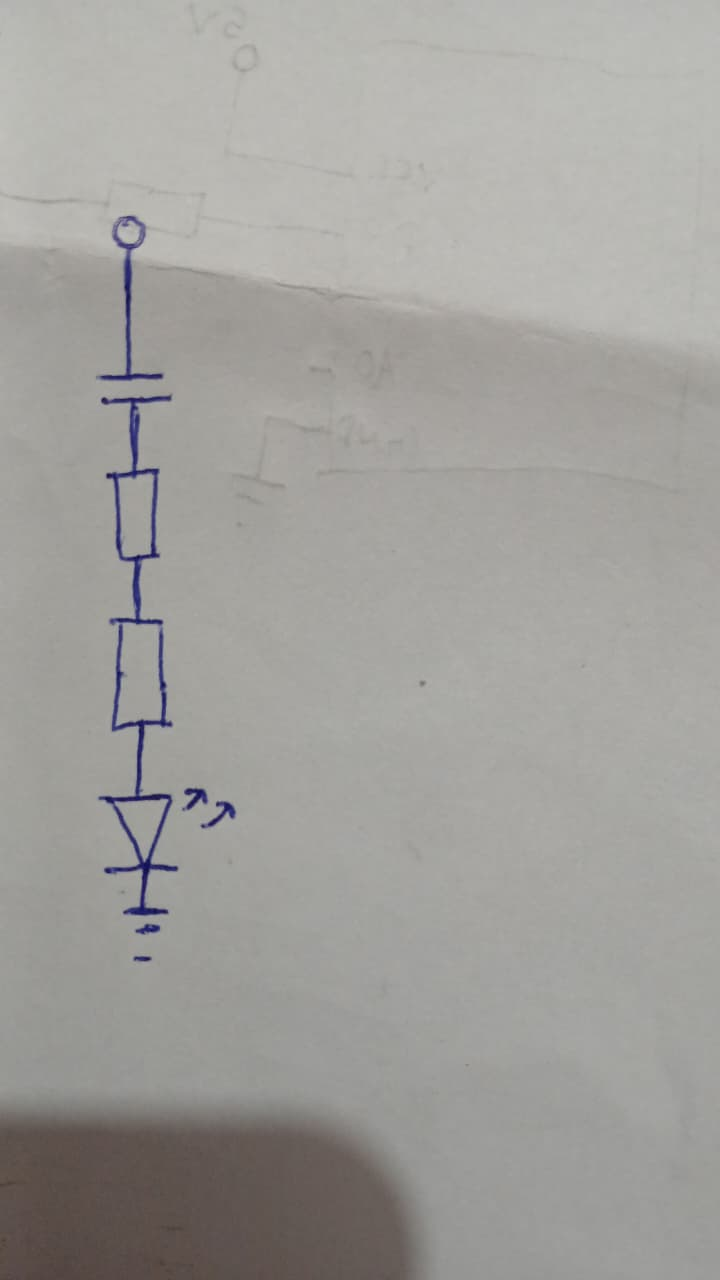
#> input picture project/real_data/images/REAL_0002.jpeg, 720 x 1280 px
$ python -i real_dataset.py   (imports and definitions only)
#> lines starting #> are read from the running program, lines starting #| are printed output that depends on the picture; after the words box and inside, x2 and y2 are one past the last pixel; in counts of white or black regions, pixels touching at a corner belong together
#> further down, picture is the input picture: shape (1280, 720, 3); mean B, G, R 156.2, 159.9, 161.3
from pathlib import Path
from datetime import datetime
import hashlib
import json
import random
import shutil
from uuid import uuid4

import cv2
import numpy as np

BASE_DIR = Path(__file__).resolve().parent.parent
REAL_DATA_DIR = BASE_DIR / "real_data"
REAL_IMAGES_DIR = REAL_DATA_DIR / "images"
REAL_ANNOTATIONS_DIR = REAL_DATA_DIR / "annotations"
REAL_META_DIR = REAL_DATA_DIR / "meta"
MIXED_DATASET_DIR = BASE_DIR / "dataset_mixed"
REAL_EVAL_DIR = BASE_DIR / "dataset_real_eval"
DATASET_BUILDS_DIR = BASE_DIR / "dataset_builds"
ACTIVE_DATASET_PATH = DATASET_BUILDS_DIR / "active.json"
SYNTHETIC_DATASET_DIR = BASE_DIR / "dataset"
OCR_TEXT_NEGATIVE_DIR = BASE_DIR / "text_negatives"
CLASSES_PATH = SYNTHETIC_DATASET_DIR / "classes.json"

# [2 lines not run here, left out]


# [16 lines left out: function active_dataset_dirs, not called in this run]

ALLOWED_EXTENSIONS = {".jpg", ".jpeg", ".png"}
ALLOWED_SOURCE_TYPES = {"handwritten", "cad"}
TEXT_NEGATIVE_TOKENS = (
    "led", "LED", "Led", "LED1", "LED2", "R1", "R2", "R3", "R4",
    "R5", "R10", "C1", "C2", "C3", "D1", "Q1", "GND", "VCC",
    "10V", "5V", "3K", "5K", "10K", "3K3", "100nF", "10uF",
    "1N4148", "BC547", "2N2222", "LM358", "100ohm",
)


# [40 lines left out: functions load_classes, _read_image_size, _next_real_id, not called in this run]


def _meta_path(image_id: str):
    return REAL_META_DIR / f"{image_id}.json"


def _annotation_path(image_id: str):
    return REAL_ANNOTATIONS_DIR / f"{image_id}.json"


# [280 lines left out: functions upload_real_image, get_real_image, list_real_images, save_annotations, real_dataset_info, _to_yolo_label and 2 more, not called in this run]


def _monochrome_training_variants(image):
    """Vistas P&B obrigatórias para toda imagem real de treino.

    As caixas e IDs não mudam. Logo, qualquer classe presente na anotação
    (inclusive classes acrescentadas futuramente em classes.json) recebe os
    mesmos exemplos CLAHE, Otsu e limiar adaptativo.
    """
    gray = cv2.cvtColor(image, cv2.COLOR_BGR2GRAY)
    border = np.concatenate((gray[0, :], gray[-1, :], gray[:, 0], gray[:, -1]))
#> border = 4000 values, max 193 at index 1574, min 67 at index 2624, mean 156.3
    if float(np.median(border)) < 127.0:
        gray = 255 - gray
    clahe = cv2.createCLAHE(clipLimit=2.4, tileGridSize=(8, 8)).apply(gray)
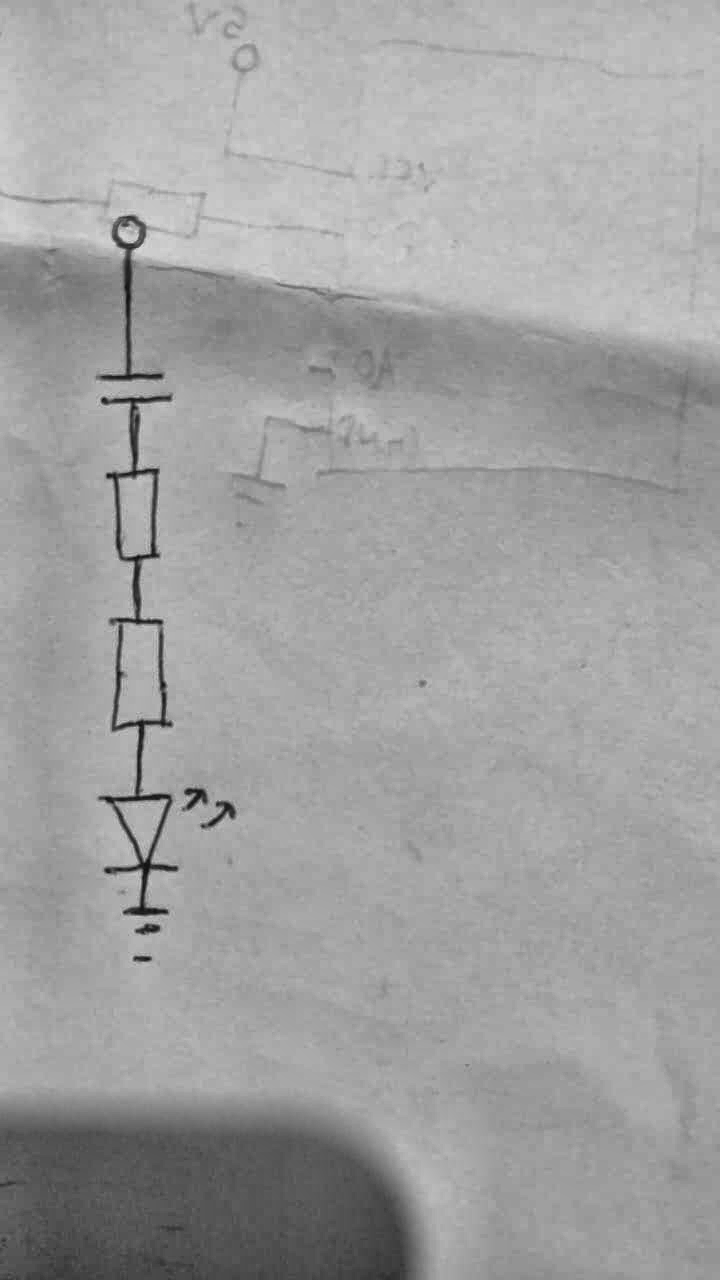
#> clahe: shape (1280, 720); min 13, max 217, mean 160.4
    blurred = cv2.GaussianBlur(clahe, (3, 3), 0)
    _, otsu = cv2.threshold(
        blurred, 0, 255, cv2.THRESH_BINARY + cv2.THRESH_OTSU
    )
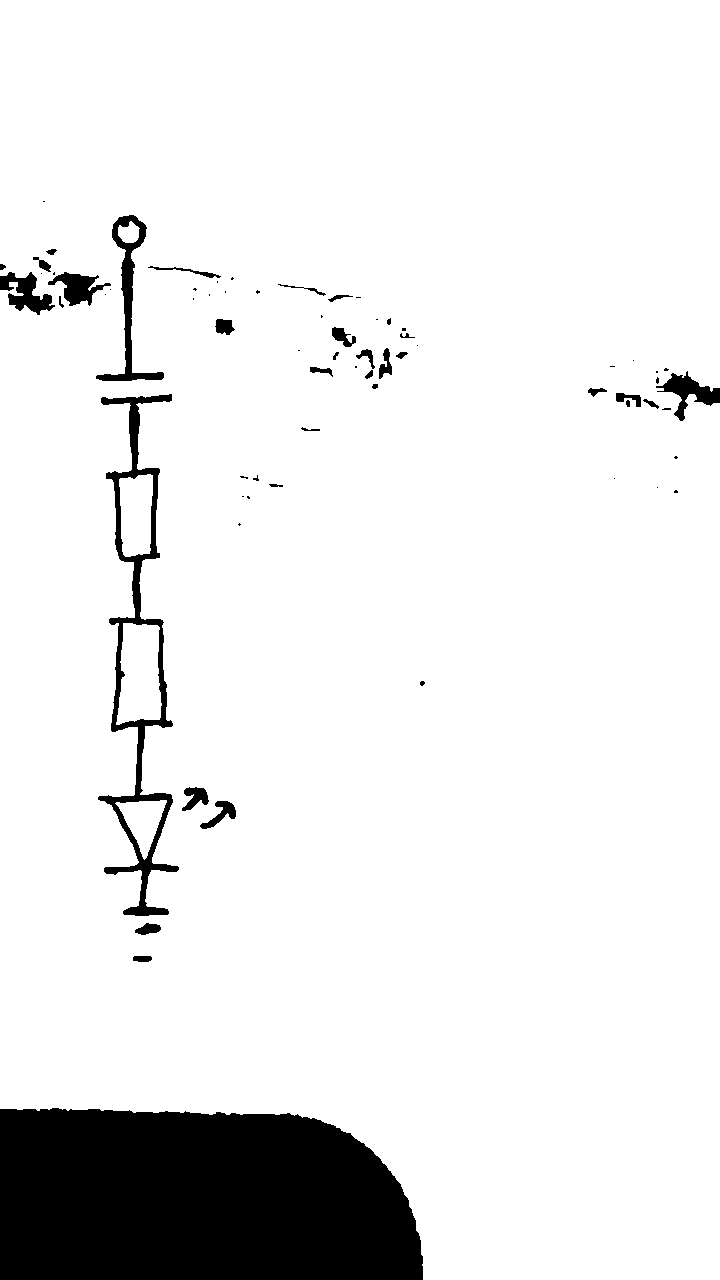
#> otsu: shape (1280, 720); 91.1% white; 69 black regions (35 under 20 px), largest, box (x1, y1, x2, y2) and area: (0, 1108, 423, 1280) 66052, (98, 394, 179, 916) 7180, (96, 215, 164, 381) 2062
    block = max(15, min(61, int(round(min(gray.shape[:2]) / 12.0))))
#> block = 60
    if block % 2 == 0:
        block += 1
#> block = 61
    adaptive = cv2.adaptiveThreshold(
        blurred,
        255,
        cv2.ADAPTIVE_THRESH_GAUSSIAN_C,
        cv2.THRESH_BINARY,
        block,
        9,
    )
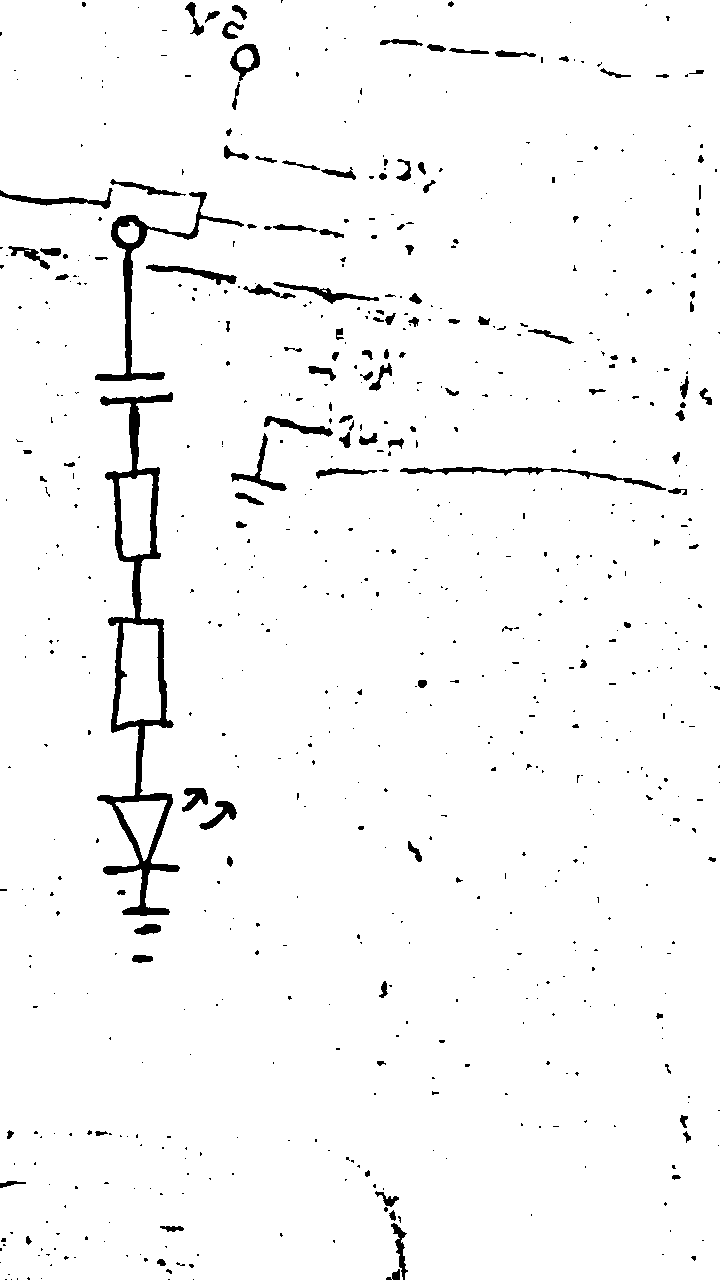
#> adaptive: shape (1280, 720); 97% white; 720 black regions (585 under 20 px), largest, box (x1, y1, x2, y2) and area: (97, 392, 180, 916) 7743, (95, 192, 244, 381) 2580, (400, 467, 666, 490) 1063
    return {
        "mono_clahe": cv2.cvtColor(clahe, cv2.COLOR_GRAY2BGR),
        "mono_otsu": cv2.cvtColor(otsu, cv2.COLOR_GRAY2BGR),
        "mono_adaptive": cv2.cvtColor(adaptive, cv2.COLOR_GRAY2BGR),
    }


# [514 lines left out: functions _save_image, _labels_for_crop, _real_page_tiles, _write_real_tiles, _negative_split, _generate_text_negatives and 3 more, not called in this run]

>>> import cv2
>>> picture = cv2.imread('../real_data/images/REAL_0002.jpeg')
>>> result = _monochrome_training_variants(picture)
#> result = 3 items

$ run again, on project/real_data/images/REAL_0058.jpeg
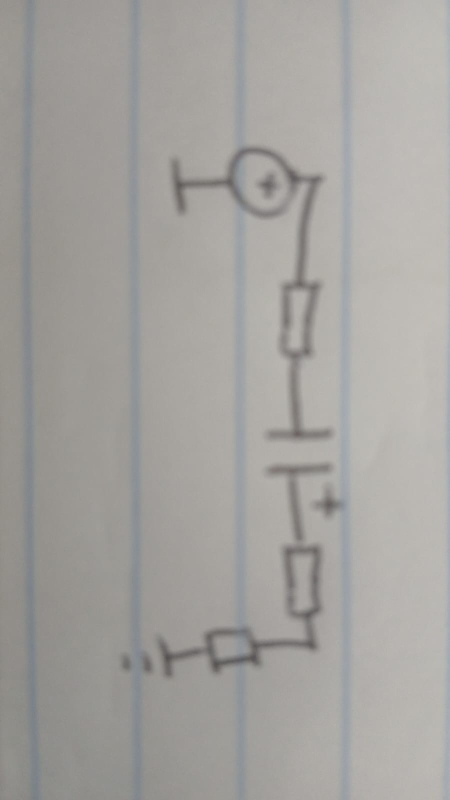
#> input picture project/real_data/images/REAL_0058.jpeg, 900 x 1600 px (shown at 1/2 size)
#> picture is the input picture: shape (1600, 900, 3); mean B, G, R 158.8, 162.2, 164.3
#> border = 5000 values, max 184 at index 848, min 127 at index 967, mean 159.2
#> in _monochrome_training_variants, `_, otsu = cv2.threshold( blurred, 0, 255, cv2.THRESH_BINARY + cv2.THRE..`:
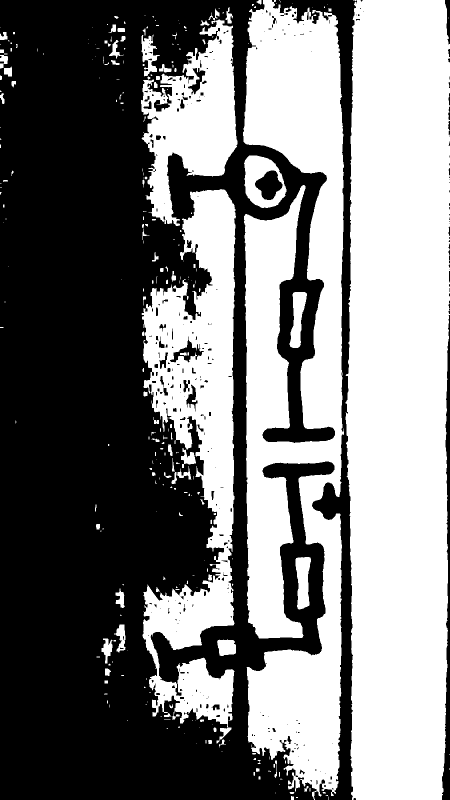
#> otsu: shape (1600, 900) (shown at 1/2 size); 48.2% white; 291 white regions (190 under 20 px), largest, box (x1, y1, x2, y2) and area: (691, 0, 900, 1600) 310097, (486, 0, 688, 1600) 217883, (283, 378, 472, 1487) 103633
#> in _monochrome_training_variants, `adaptive = cv2.adaptiveThreshold( blurred, 255, cv2.ADAPTIVE_THRESH_GA..`:
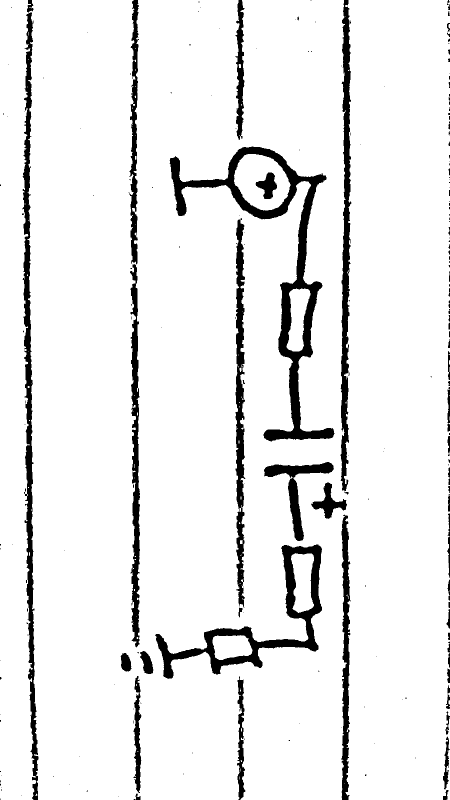
#> adaptive: shape (1600, 900) (shown at 1/2 size); 91.8% white; 210 black regions (145 under 20 px), largest, box (x1, y1, x2, y2) and area: (339, 293, 669, 883) 24517, (45, 0, 77, 1600) 16331, (310, 1089, 644, 1358) 14828
#> result = 3 items

$ run again, on project/real_data/images/REAL_0116.jpeg
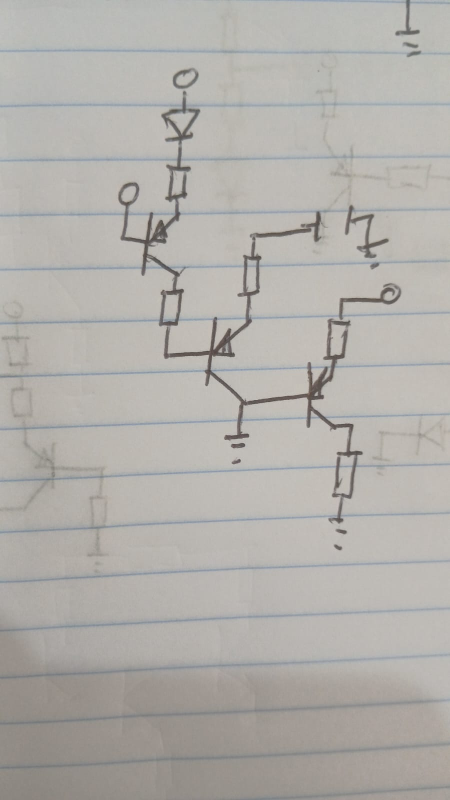
#> input picture project/real_data/images/REAL_0116.jpeg, 900 x 1600 px (shown at 1/2 size)
#> picture is the input picture: shape (1600, 900, 3); mean B, G, R 170.8, 175.1, 177.6
#> border = 5000 values, max 193 at index 1871, min 99 at index 817, mean 171.3
#> in _monochrome_training_variants, `_, otsu = cv2.threshold( blurred, 0, 255, cv2.THRESH_BINARY + cv2.THRE..`:
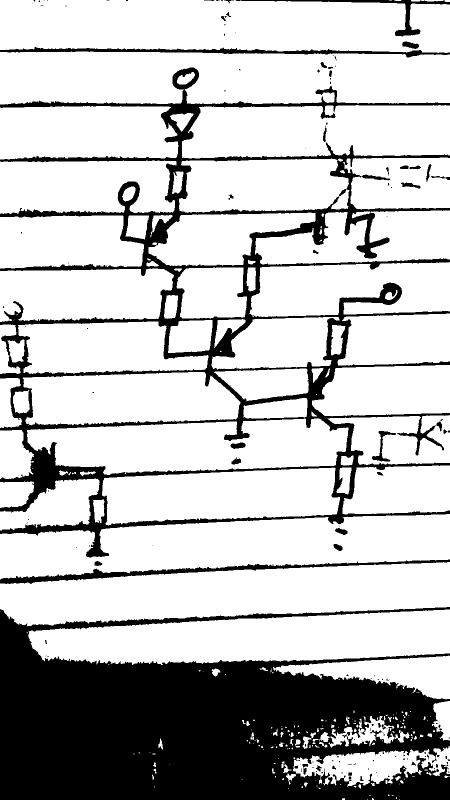
#> otsu: shape (1600, 900) (shown at 1/2 size); 75.4% white; 144 black regions (100 under 20 px), largest, box (x1, y1, x2, y2) and area: (0, 1214, 900, 1600) 225839, (0, 135, 900, 1115) 109021, (0, 1119, 900, 1168) 7132
#> in _monochrome_training_variants, `adaptive = cv2.adaptiveThreshold( blurred, 255, cv2.ADAPTIVE_THRESH_GA..`:
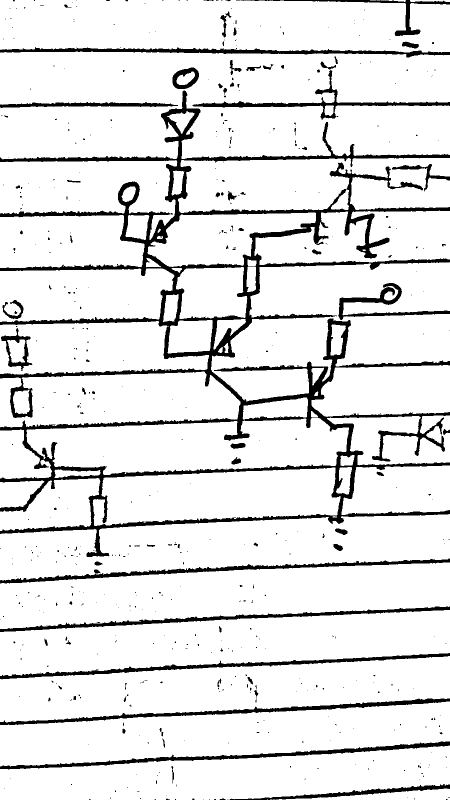
#> adaptive: shape (1600, 900) (shown at 1/2 size); 89.4% white; 518 black regions (431 under 20 px), largest, box (x1, y1, x2, y2) and area: (0, 181, 900, 1114) 88576, (0, 1483, 900, 1539) 6514, (0, 1397, 900, 1450) 6499
#> result = 3 items

$ run again, on project/real_data/images/REAL_0140.jpeg
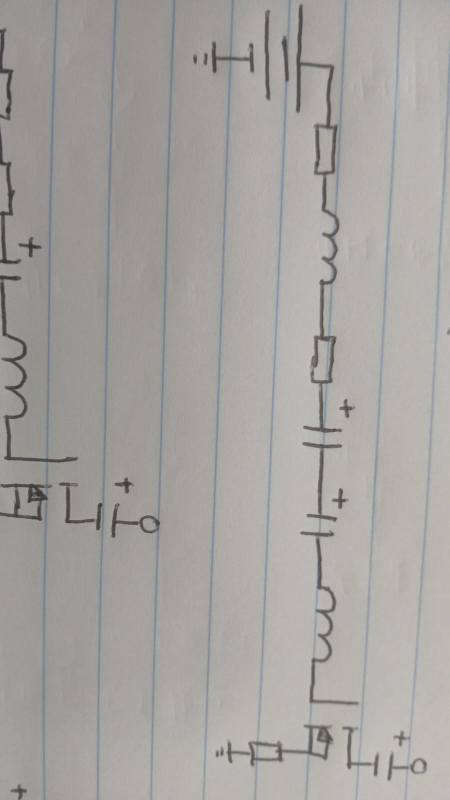
#> input picture project/real_data/images/REAL_0140.jpeg, 900 x 1600 px (shown at 1/2 size)
#> picture is the input picture: shape (1600, 900, 3); mean B, G, R 159.6, 163.4, 165.6
#> border = 5000 values, max 191 at index 1756, min 55 at index 2124, mean 164.2
#> in _monochrome_training_variants, `_, otsu = cv2.threshold( blurred, 0, 255, cv2.THRESH_BINARY + cv2.THRE..`:
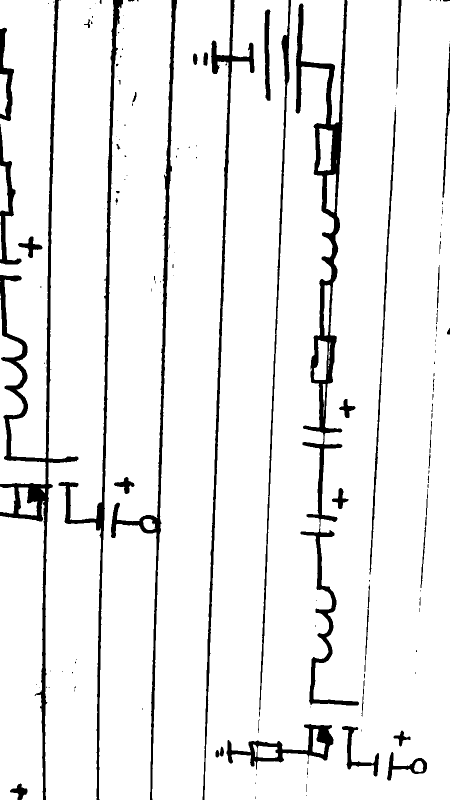
#> otsu: shape (1600, 900) (shown at 1/2 size); 92.4% white; 147 black regions (97 under 20 px), largest, box (x1, y1, x2, y2) and area: (591, 0, 718, 1411) 24969, (0, 0, 157, 1600) 19425, (117, 0, 246, 1600) 11704
#> in _monochrome_training_variants, `adaptive = cv2.adaptiveThreshold( blurred, 255, cv2.ADAPTIVE_THRESH_GA..`:
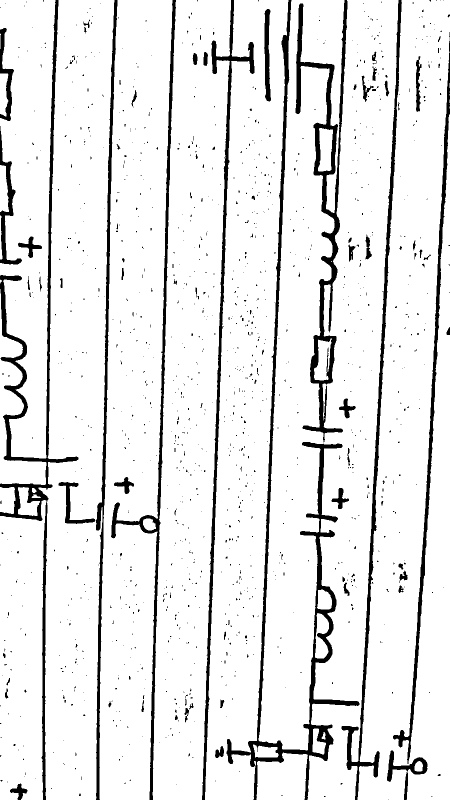
#> adaptive: shape (1600, 900) (shown at 1/2 size); 90.7% white; 1235 black regions (1147 under 20 px), largest, box (x1, y1, x2, y2) and area: (453, 0, 719, 1600) 23652, (0, 0, 157, 1600) 17241, (591, 0, 695, 885) 16322
#> result = 3 items
